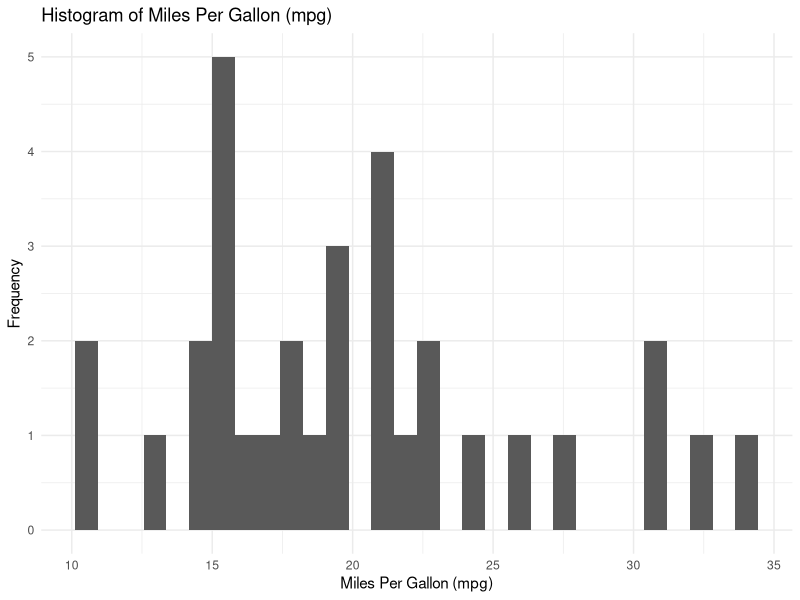
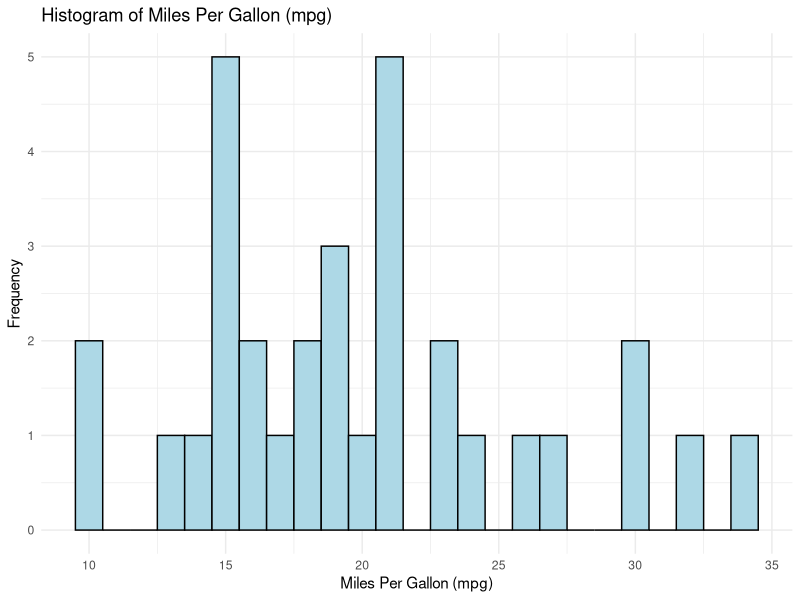
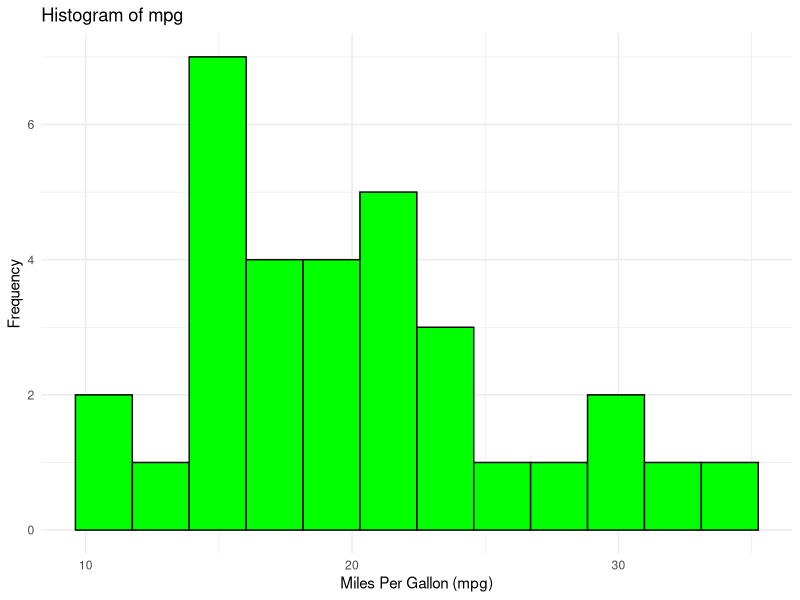
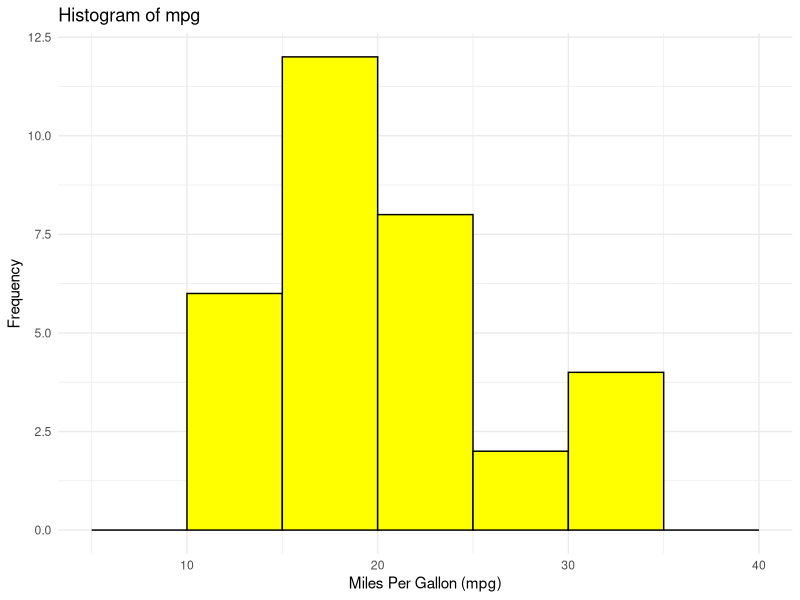
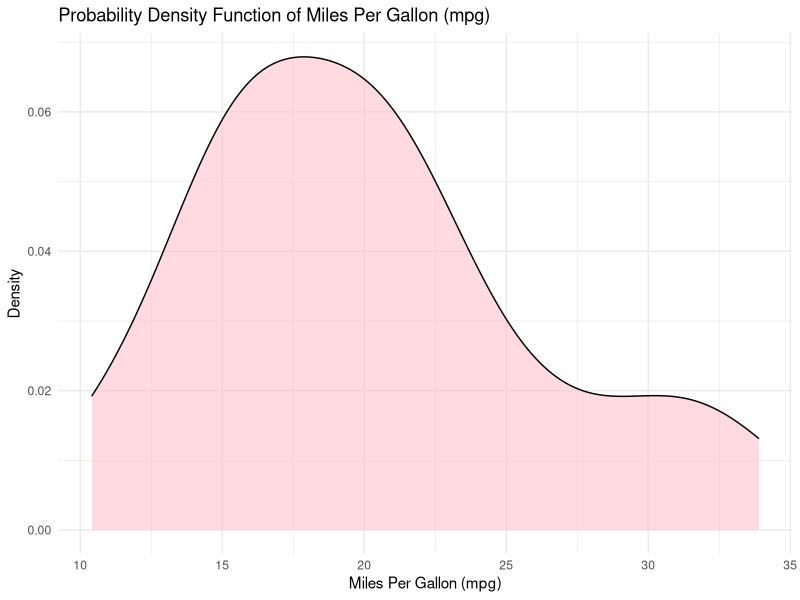
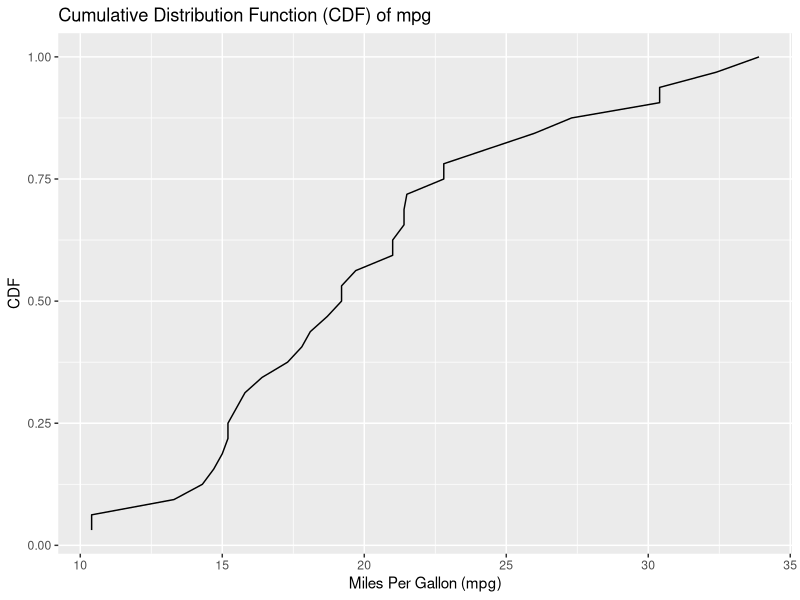
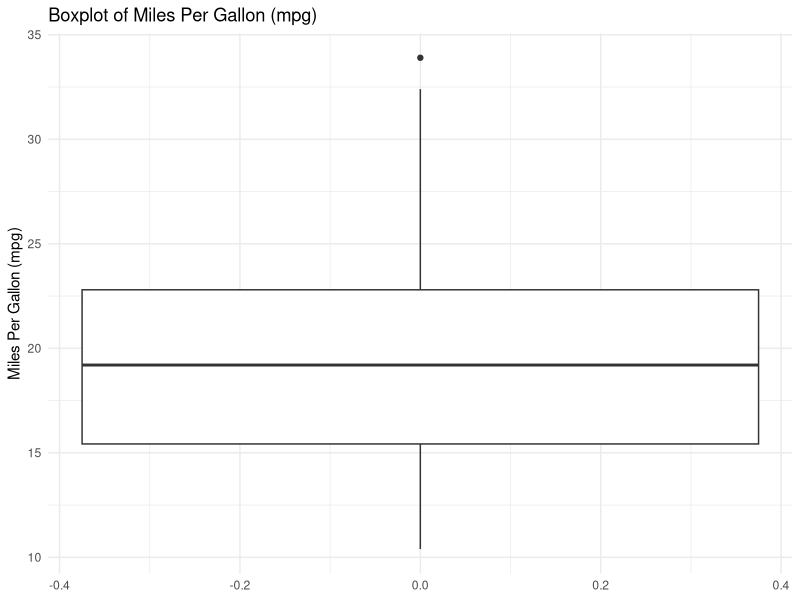
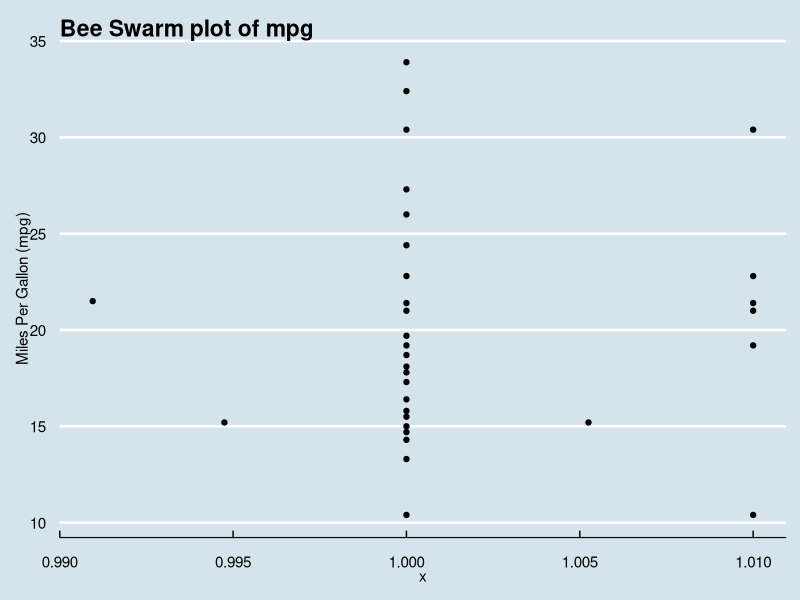

These figures' R source, in order:
## ---- chunk 1
# Load the required libraries, suppressing annoying startup messages
library(tibble) 
suppressPackageStartupMessages(library(dplyr))
# Read the mtcars dataset into a tibble called tb
data(mtcars)
tb <- as_tibble(mtcars)
attach(tb)
# Convert several numeric columns into factor variables
tb$cyl <- as.factor(tb$cyl)
tb$vs <- as.factor(tb$vs)
tb$am <- as.factor(tb$am)
tb$gear <- as.factor(tb$gear)
## ---- chunk 2
library(dplyr)
library(ggthemes)
library(ggplot2)
## ---- chunk 3
ggplot(tb, 
       aes(x = mpg)) +
  geom_histogram() +
  theme_minimal() +
  labs(title = "Histogram of Miles Per Gallon (mpg)", x = "Miles Per Gallon (mpg)", y = "Frequency")

## ---- chunk 4
ggplot(tb, 
       aes(x = mpg)) +
  geom_histogram(binwidth = 1, 
                 fill = "lightblue", 
                 color = "black") +
  theme_minimal() +
  labs(title = "Histogram of Miles Per Gallon (mpg)", x = "Miles Per Gallon (mpg)", y = "Frequency")
## ---- chunk 5
ggplot(tb, 
       aes(x = mpg)) +
  geom_histogram(bins = 12, 
                 fill = "green", 
                 color = "black") +
  theme_minimal() +
  labs(title = "Histogram of mpg", x = "Miles Per Gallon (mpg)", y = "Frequency")

## ---- chunk 6
ggplot(tb, 
       aes(x = mpg)) +
  geom_histogram(breaks = seq(5, 40, by = 5), 
                 fill = "yellow", 
                 color = "black") +
  theme_minimal() +
  labs(title = "Histogram of mpg", x = "Miles Per Gallon (mpg)", y = "Frequency")
## ---- chunk 7
ggplot(tb, 
       aes(x = mpg)) +
  geom_density(fill = "lightpink", 
               alpha = 0.5) +
  theme_minimal() +
  labs(title = "Probability Density Function of Miles Per Gallon (mpg)", x = "Miles Per Gallon (mpg)", y = "Density")
## ---- chunk 8
tb <- tb %>%
  arrange(mpg) %>%
  mutate(cdf = row_number() / n())
## ---- chunk 9
ggplot(tb, aes(x = mpg, y = cdf)) +
  geom_line() +
  labs(x = "Miles Per Gallon (mpg)", y = "CDF", title = "Cumulative Distribution Function (CDF) of mpg")
## ---- chunk 10
ggplot(tb, 
       aes(y = mpg)) +
  geom_boxplot() +
  theme_minimal() +
  labs(title = "Boxplot of Miles Per Gallon (mpg)", y = "Miles Per Gallon (mpg)")
## ---- chunk 11
library(ggbeeswarm)
ggplot(tb, 
       aes(x = 1, y = mpg)) +
  geom_beeswarm() +
  theme_economist() +
  labs(title = "Bee Swarm plot of mpg", y = "Miles Per Gallon (mpg)")
## ---- chunk 12
ggplot(tb, 
       aes(x = "", y = mpg)) +
  geom_violin() +
  labs(x = "", y = "Miles Per Gallon (mpg)", title = "Violin Plot of mpg")
## ---- chunk 13
ggplot(tb, aes(x = "", y = mpg)) +
  geom_violin() +
  geom_boxplot(width = 0.1) +
  labs(x = "", y = "Miles Per Gallon (mpg)", title = "Violin Plot with Boxplot of mpg")
## ---- chunk 14
ggplot(tb, 
       aes(sample = mpg)) +
  stat_qq() +
  stat_qq_line() +
  labs(x = "Theoretical Quantiles", y = "Sample Quantiles", title = "Q-Q Plot of mpg")
